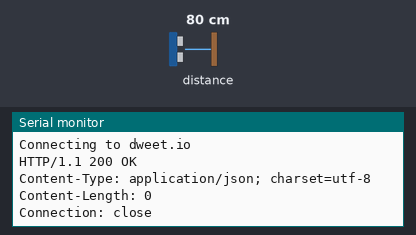
A sketch run on a simulated ESP8266 (NodeMCU). On the bench: the last lines printed to the serial monitor. Wiring (inferred from the names in the program): ultrasonic range finder: trigger GPIO 2; echo GPIO 0. The inputs (shaded band) are chosen by the test bench; at power-on: distance to the obstacle 80 cm. The echo pulse lasts 58.3 µs per cm; WiFi joins after 1.5 s; servers stay silent unless stated; uploads are accepted with an empty reply.

Above: at 2.7 s.
2.8 s: distance to the obstacle set to 2 cm
At 3.4 s:
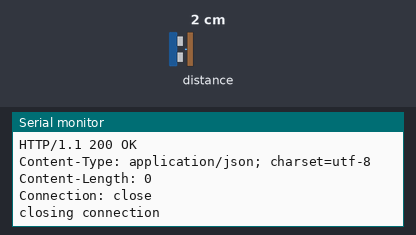
7.0 s: distance to the obstacle set to 4 cm
At 9.2 s:
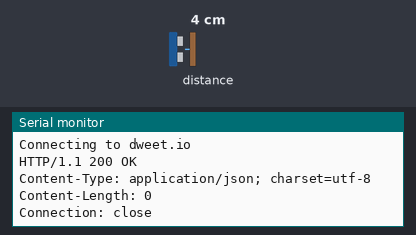
Timing chart, 0 to 10.7 s (numbered marks = the images above; inputs shaded):
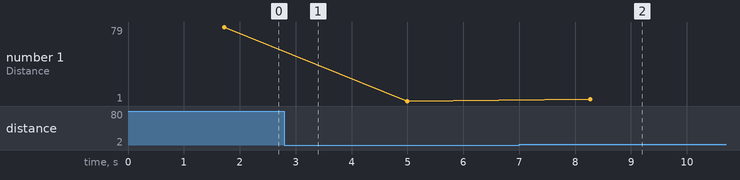

The sketch:

Ultrasonic_Sensor_dweet.ino
```cpp
 // Import required libraries
#include "ESP8266WiFi.h"

// defines variables
long duration;
int distance;

// WiFi parameters
const char* ssid = "AzUz";
const char* password = "muhamm4d";

// Host
const char* host = "dweet.io";

// defines pins numbers
const int trigPin = 2;  //D4
const int echoPin = 0;  //D3


void setup() {
  pinMode(trigPin, OUTPUT); // Sets the trigPin as an Output
  pinMode(echoPin, INPUT); // Sets the echoPin as an Input
  Serial.begin(115200); // Starts the serial communication
//  dht.begin();
  delay(10);

// We start by connecting to a WiFi network
  Serial.println();
  Serial.println();
  Serial.print("Connecting to ");
  Serial.println(ssid);
  WiFi.begin(ssid, password);
  while (WiFi.status() != WL_CONNECTED) {
    delay(500);
    Serial.print(".");
  }

  Serial.println("");
  Serial.println("WiFi connected");

  Serial.println("IP address: ");
  Serial.println(WiFi.localIP());
}

void loop() {

  // Use WiFiClient class to create TCP connections
  WiFiClient client;
  const int httpPort = 80;
  if (!client.connect(host, httpPort)) {
    Serial.println("connection failed");
    return;
  }

  // Clears the trigPin
  digitalWrite(trigPin, LOW);
  delayMicroseconds(2);

  // Sets the trigPin on HIGH state for 10 micro seconds
  digitalWrite(trigPin, HIGH);
  delayMicroseconds(10);
  digitalWrite(trigPin, LOW);

  // Reads the echoPin, returns the sound wave travel time in microseconds
  duration = pulseIn(echoPin, HIGH);

  // Calculating the distance
  distance = duration*0.034/2;

  // Display data

  Serial.print("Distance: ");
  Serial.print(distance);
  Serial.println(" cm ");
//  Serial.print("Temperature Value is :");
//  Serial.print(temperature);
//  Serial.println("C");
//  Serial.print("Humidity Value is :");
//  Serial.print(humidity);
//  Serial.println("%");

  Serial.print("Connecting to ");
  Serial.println(host);

  // This will send the request to the server
  client.print(String("GET /dweet/for/trashty131?trashlevel=") + String(distance) +" HTTP/1.1\r\n" +
              "Host: " + host + "\r\n" +
              "Connection: close\r\n\r\n");
  delay(10);

  // Read all the lines of the reply from server and print them to Serial
  while(client.available()){
    String line = client.readStringUntil('\r');
    Serial.print(line);
  }

  Serial.println();
  Serial.println("closing connection");

  // Repeat every 2 seconds
  delay(2000);

  // Prints the distance on the Serial Monitor
  //Serial.print("Distance: ");
  //Serial.println(distance);
  //delay(1000);
}
```

Measured:
- after the input at 7.0 s, the serial monitor: prints a new line after 1.3 s (image 2)
- plotted number 1: 79 → 1 after the input at 2.8 s, 1 → 3 after the input at 7.0 s
